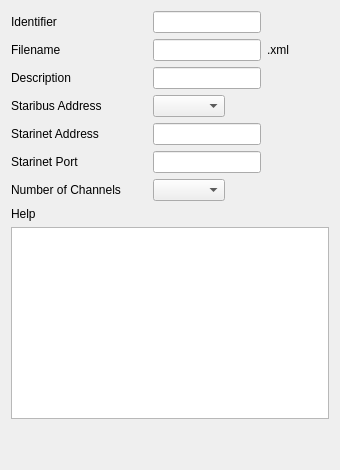
     <widget class="QWidget" name="tab">
      <attribute name="title">
       <string>Instrument</string>
      </attribute>
      <layout class="QGridLayout" name="gridLayout_2">
       <item row="4" column="0">
        <layout class="QHBoxLayout" name="horizontalLayout_5">
         <item>
          <widget class="QLabel" name="label_4">
           <property name="minimumSize">
            <size>
             <width>136</width>
             <height>0</height>
            </size>
           </property>
           <property name="text">
            <string>Starinet Address</string>
           </property>
          </widget>
         </item>
         <item>
          <widget class="QLineEdit" name="lineEdit_3">
           <property name="maxLength">
            <number>15</number>
           </property>
          </widget>
         </item>
         <item>
          <spacer name="horizontalSpacer_2">
           <property name="orientation">
            <enum>Qt::Horizontal</enum>
           </property>
           <property name="sizeHint" stdset="0">
            <size>
             <width>40</width>
             <height>20</height>
            </size>
           </property>
          </spacer>
         </item>
        </layout>
       </item>
       <item row="0" column="0">
        <layout class="QHBoxLayout" name="horizontalLayout_2">
         <item>
          <widget class="QLabel" name="label">
           <property name="minimumSize">
            <size>
             <width>136</width>
             <height>0</height>
            </size>
           </property>
           <property name="text">
            <string>Identifier</string>
           </property>
          </widget>
         </item>
         <item>
          <widget class="QLineEdit" name="lineEdit">
           <property name="maxLength">
            <number>45</number>
           </property>
          </widget>
         </item>
         <item>
          <spacer name="horizontalSpacer_5">
           <property name="orientation">
            <enum>Qt::Horizontal</enum>
           </property>
           <property name="sizeHint" stdset="0">
            <size>
             <width>40</width>
             <height>20</height>
            </size>
           </property>
          </spacer>
         </item>
        </layout>
       </item>
       <item row="8" column="0">
        <widget class="QTextBrowser" name="textBrowser"/>
       </item>
       <item row="5" column="0">
        <layout class="QHBoxLayout" name="horizontalLayout_6">
         <item>
          <widget class="QLabel" name="label_5">
           <property name="minimumSize">
            <size>
             <width>136</width>
             <height>0</height>
            </size>
           </property>
           <property name="text">
            <string>Starinet Port</string>
           </property>
          </widget>
         </item>
         <item>
          <widget class="QLineEdit" name="lineEdit_4">
           <property name="maxLength">
            <number>6</number>
           </property>
          </widget>
         </item>
         <item>
          <spacer name="horizontalSpacer_3">
           <property name="orientation">
            <enum>Qt::Horizontal</enum>
           </property>
           <property name="sizeHint" stdset="0">
            <size>
             <width>40</width>
             <height>20</height>
            </size>
           </property>
          </spacer>
         </item>
        </layout>
       </item>
       <item row="1" column="0">
        <layout class="QHBoxLayout" name="horizontalLayout_8">
         <item>
          <widget class="QLabel" name="label_8">
           <property name="minimumSize">
            <size>
             <width>136</width>
             <height>0</height>
            </size>
           </property>
           <property name="text">
            <string>Filename</string>
           </property>
          </widget>
         </item>
         <item>
          <widget class="QLineEdit" name="lineEdit_5">
           <property name="maxLength">
            <number>45</number>
           </property>
          </widget>
         </item>
         <item>
          <widget class="QLabel" name="label_9">
           <property name="text">
            <string>.xml</string>
           </property>
          </widget>
         </item>
         <item>
          <spacer name="horizontalSpacer_7">
           <property name="orientation">
            <enum>Qt::Horizontal</enum>
           </property>
           <property name="sizeHint" stdset="0">
            <size>
             <width>40</width>
             <height>20</height>
            </size>
           </property>
          </spacer>
         </item>
        </layout>
       </item>
       <item row="3" column="0">
        <layout class="QHBoxLayout" name="horizontalLayout_4">
         <item>
          <widget class="QLabel" name="label_3">
           <property name="minimumSize">
            <size>
             <width>136</width>
             <height>0</height>
            </size>
           </property>
           <property name="text">
            <string>Staribus Address</string>
           </property>
          </widget>
         </item>
         <item>
          <widget class="QComboBox" name="comboBox"/>
         </item>
         <item>
          <spacer name="horizontalSpacer">
           <property name="orientation">
            <enum>Qt::Horizontal</enum>
           </property>
           <property name="sizeHint" stdset="0">
            <size>
             <width>40</width>
             <height>20</height>
            </size>
           </property>
          </spacer>
         </item>
        </layout>
       </item>
       <item row="2" column="0">
        <layout class="QHBoxLayout" name="horizontalLayout_3">
         <item>
          <widget class="QLabel" name="label_2">
           <property name="minimumSize">
            <size>
             <width>136</width>
             <height>0</height>
            </size>
           </property>
           <property name="text">
            <string>Description</string>
           </property>
          </widget>
         </item>
         <item>
          <widget class="QLineEdit" name="lineEdit_2">
           <property name="maxLength">
            <number>50</number>
           </property>
          </widget>
         </item>
         <item>
          <spacer name="horizontalSpacer_6">
           <property name="orientation">
            <enum>Qt::Horizontal</enum>
           </property>
           <property name="sizeHint" stdset="0">
            <size>
             <width>40</width>
             <height>20</height>
            </size>
           </property>
          </spacer>
         </item>
        </layout>
       </item>
       <item row="6" column="0">
        <layout class="QHBoxLayout" name="horizontalLayout_7">
         <item>
          <widget class="QLabel" name="label_6">
           <property name="minimumSize">
            <size>
             <width>136</width>
             <height>0</height>
            </size>
           </property>
           <property name="text">
            <string>Number of Channels</string>
           </property>
          </widget>
         </item>
         <item>
          <widget class="QComboBox" name="comboBox_2"/>
         </item>
         <item>
          <spacer name="horizontalSpacer_4">
           <property name="orientation">
            <enum>Qt::Horizontal</enum>
           </property>
           <property name="sizeHint" stdset="0">
            <size>
             <width>40</width>
             <height>20</height>
            </size>
           </property>
          </spacer>
         </item>
        </layout>
       </item>
       <item row="7" column="0">
        <widget class="QLabel" name="label_7">
         <property name="text">
          <string>Help</string>
         </property>
        </widget>
       </item>
       <item row="9" column="0">
        <spacer name="verticalSpacer">
         <property name="orientation">
          <enum>Qt::Vertical</enum>
         </property>
         <property name="sizeHint" stdset="0">
          <size>
           <width>20</width>
           <height>40</height>
          </size>
         </property>
        </spacer>
       </item>
      </layout>
     </widget>
